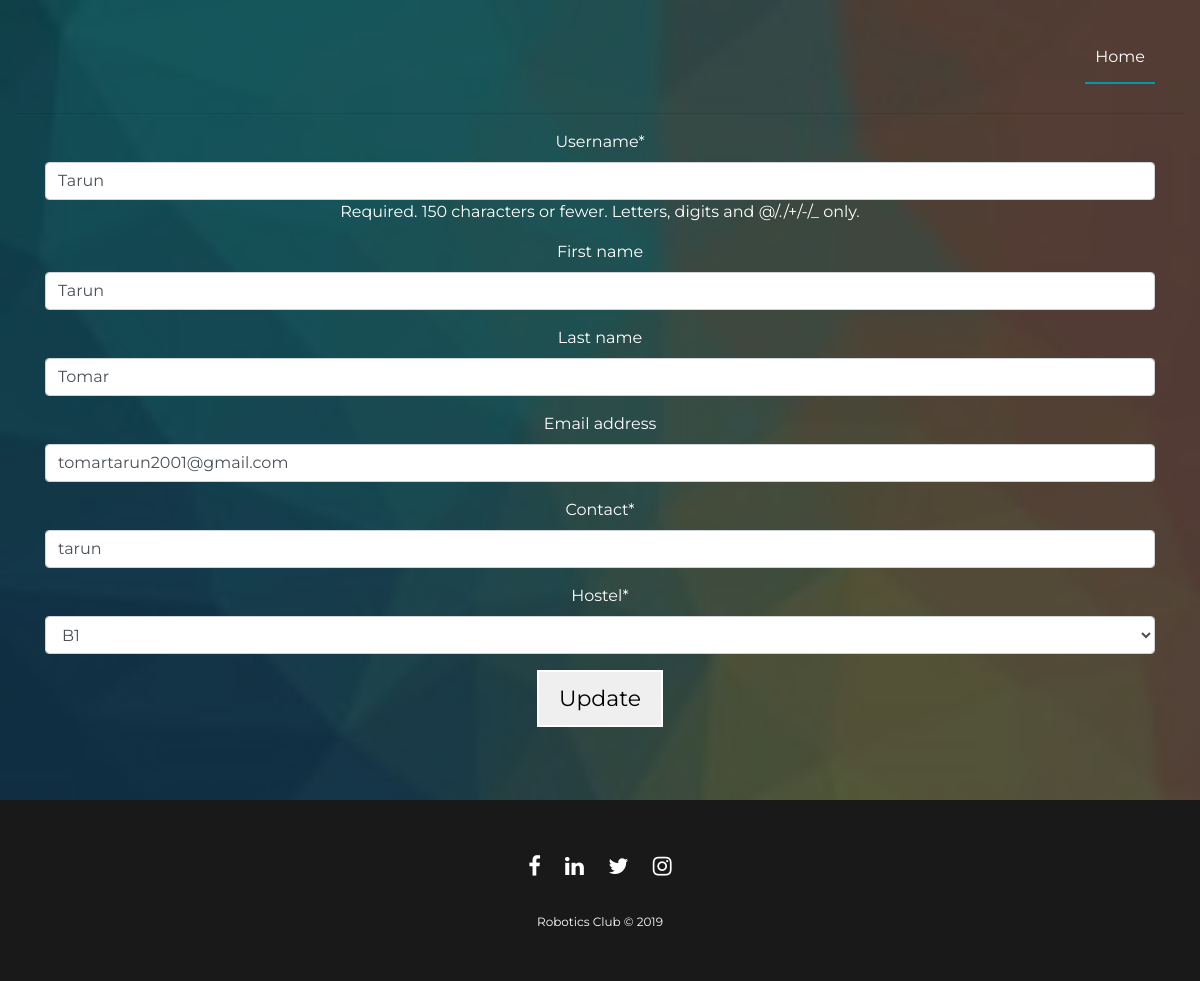
Page /profile/20/ on the earlier database version.
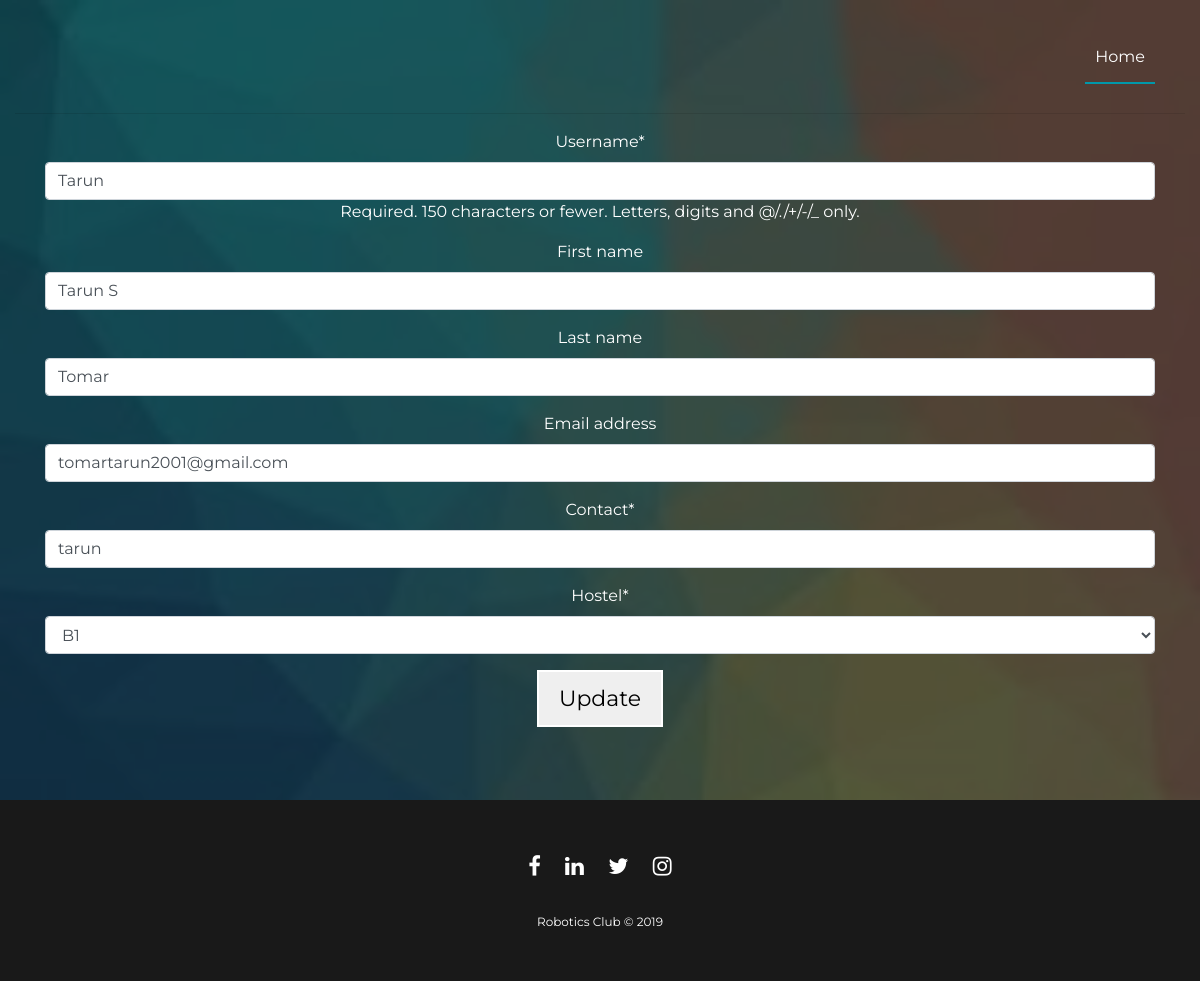
Same page on the later database version.
### registration/models.py (models this page shows)
class IITJUser(AbstractUser):
	contact=models.CharField(max_length=15)
	hostel = models.CharField(max_length=6, choices=COLOR_CHOICES, default='green')

### registration/views.py (the view)
# urls.py: url(r'^profile/(?P<pk>[0-9]+)/$',stores_views.UserProfileView.as_view(), name='edit'),
class UserProfileView(UpdateView):
    model=IITJUser
    form_class=RegistrationForm
    template_name = 'registration.html'
    success_url=reverse_lazy('home')

### registration/forms.py
class RegistrationForm(forms.ModelForm):
    class Meta:
        model = IITJUser
        fields=["username","first_name","last_name","email","contact","hostel"]

### templates/registration.html (shortened to what this page needs)
{% extends "account/base.html" %}
{% load crispy_forms_tags %}
{% load i18n %}
{% block content %}
<br><br><br><br><hr>
<div class="container">
<form class="login" method="post" action=".">
<font style="color:white ;list-style-type:none">
{{ form|crispy }}</font>
<button type="submit" class="primaryAction hero-cta"><font style="color: black">
{% if object == None%}Create{% else %}Update{% endif %}</font>
</button>
</form>
<br><br><br>
</div>
{% endblock %}

Differences in the rows shown:
changed IITJUser "Tarun": first_name "Tarun" → "Tarun S"
